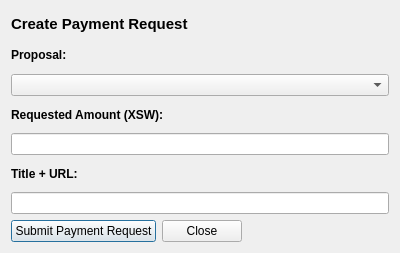
<?xml version="1.0" encoding="UTF-8"?>
<ui version="4.0">
 <class>CommunityFundCreatePaymentRequestDialog</class>
 <widget class="QDialog" name="CommunityFundCreatePaymentRequestDialog">
  <property name="geometry">
   <rect>
    <x>0</x>
    <y>0</y>
    <width>400</width>
    <height>253</height>
   </rect>
  </property>
  <property name="windowTitle">
   <string>Create Payment Request</string>
  </property>
  <layout class="QVBoxLayout" name="verticalLayout_2">
   <item>
    <layout class="QVBoxLayout" name="verticalLayoutCreatePaymentRequest">
     <item>
      <widget class="QLabel" name="labelCreatePaymentRequestTitle">
       <property name="sizePolicy">
        <sizepolicy hsizetype="Preferred" vsizetype="Minimum">
         <horstretch>0</horstretch>
         <verstretch>0</verstretch>
        </sizepolicy>
       </property>
       <property name="font">
        <font>
         <pointsize>11</pointsize>
         <weight>75</weight>
         <bold>true</bold>
        </font>
       </property>
       <property name="text">
        <string>Create Payment Request</string>
       </property>
      </widget>
     </item>
     <item>
      <widget class="QLabel" name="labelProposalHashTitle">
       <property name="sizePolicy">
        <sizepolicy hsizetype="Preferred" vsizetype="Minimum">
         <horstretch>0</horstretch>
         <verstretch>0</verstretch>
        </sizepolicy>
       </property>
       <property name="font">
        <font>
         <weight>75</weight>
         <bold>true</bold>
        </font>
       </property>
       <property name="text">
        <string>Proposal:</string>
       </property>
      </widget>
     </item>
     <item>
      <widget class="QComboBox" name="comboBoxProposalHash"/>
     </item>
     <item>
      <widget class="QLabel" name="labelRequestedAmountTitle">
       <property name="font">
        <font>
         <weight>75</weight>
         <bold>true</bold>
        </font>
       </property>
       <property name="text">
        <string>Requested Amount (XSW):</string>
       </property>
      </widget>
     </item>
     <item>
      <widget class="StakeWorkAmountField" name="lineEditRequestedAmount"/>
     </item>
     <item>
      <widget class="QLabel" name="labelDescriptionTitle">
       <property name="font">
        <font>
         <weight>75</weight>
         <bold>true</bold>
        </font>
       </property>
       <property name="text">
        <string>Title + URL:</string>
       </property>
      </widget>
     </item>
     <item>
      <widget class="QLineEdit" name="plainTextEditDescription"/>
     </item>
     <item>
      <layout class="QHBoxLayout" name="horizontalLayoutSubmitPaymentRequest">
       <property name="topMargin">
        <number>0</number>
       </property>
       <item>
        <widget class="QPushButton" name="pushButtonSubmitPaymentRequest">
         <property name="text">
          <string>Submit Payment Request</string>
         </property>
        </widget>
       </item>
       <item>
        <widget class="QPushButton" name="pushButtonClose">
         <property name="text">
          <string>Close</string>
         </property>
        </widget>
       </item>
       <item>
        <spacer name="horizontalSpacerButton">
         <property name="orientation">
          <enum>Qt::Horizontal</enum>
         </property>
         <property name="sizeHint" stdset="0">
          <size>
           <width>40</width>
           <height>20</height>
          </size>
         </property>
        </spacer>
       </item>
      </layout>
     </item>
    </layout>
   </item>
  </layout>
 </widget>
 <customwidgets>
  <customwidget>
   <class>StakeWorkAmountField</class>
   <extends>QLineEdit</extends>
   <header>stakeworkamountfield.h</header>
   <container>1</container>
  </customwidget>
 </customwidgets>
 <resources/>
 <connections/>
</ui>
